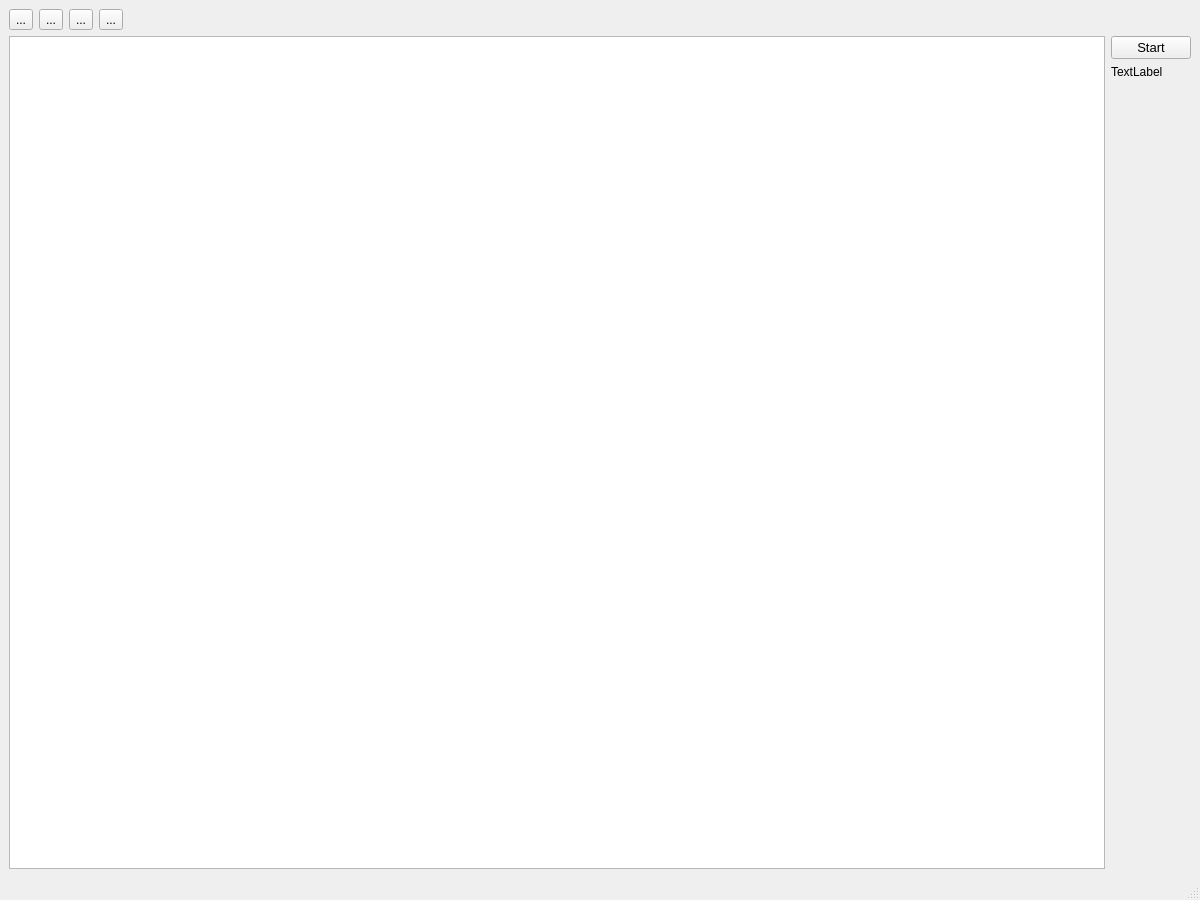
<?xml version="1.0" encoding="UTF-8"?>
<ui version="4.0">
 <class>MainWindow</class>
 <widget class="QMainWindow" name="MainWindow">
  <property name="geometry">
   <rect>
    <x>0</x>
    <y>0</y>
    <width>1200</width>
    <height>900</height>
   </rect>
  </property>
  <property name="sizePolicy">
   <sizepolicy hsizetype="Fixed" vsizetype="Fixed">
    <horstretch>0</horstretch>
    <verstretch>0</verstretch>
   </sizepolicy>
  </property>
  <property name="minimumSize">
   <size>
    <width>0</width>
    <height>0</height>
   </size>
  </property>
  <property name="windowTitle">
   <string>MainWindow</string>
  </property>
  <widget class="QWidget" name="centralwidget">
   <layout class="QVBoxLayout" name="verticalLayout_2">
    <item>
     <layout class="QHBoxLayout" name="horizontalLayout" stretch="0,0,0,0,0">
      <property name="spacing">
       <number>6</number>
      </property>
      <property name="sizeConstraint">
       <enum>QLayout::SetDefaultConstraint</enum>
      </property>
      <property name="rightMargin">
       <number>0</number>
      </property>
      <item>
       <widget class="QToolButton" name="wallButton">
        <property name="text">
         <string>...</string>
        </property>
        <property name="icon">
         <iconset resource="resource.qrc">
          <normaloff>:/img/img/wall.png</normaloff>:/img/img/wall.png</iconset>
        </property>
        <property name="iconSize">
         <size>
          <width>32</width>
          <height>32</height>
         </size>
        </property>
        <property name="checkable">
         <bool>false</bool>
        </property>
        <property name="checked">
         <bool>false</bool>
        </property>
       </widget>
      </item>
      <item>
       <widget class="QToolButton" name="flagButton">
        <property name="text">
         <string>...</string>
        </property>
        <property name="icon">
         <iconset resource="resource.qrc">
          <normaloff>:/img/img/flag.png</normaloff>:/img/img/flag.png</iconset>
        </property>
        <property name="iconSize">
         <size>
          <width>32</width>
          <height>32</height>
         </size>
        </property>
       </widget>
      </item>
      <item>
       <widget class="QToolButton" name="cancelButton">
        <property name="text">
         <string>...</string>
        </property>
        <property name="icon">
         <iconset resource="resource.qrc">
          <normaloff>:/img/img/cancel.png</normaloff>:/img/img/cancel.png</iconset>
        </property>
        <property name="iconSize">
         <size>
          <width>32</width>
          <height>32</height>
         </size>
        </property>
        <property name="checkable">
         <bool>false</bool>
        </property>
       </widget>
      </item>
      <item>
       <widget class="QToolButton" name="calibrButton">
        <property name="text">
         <string>...</string>
        </property>
        <property name="icon">
         <iconset resource="resource.qrc">
          <normaloff>:/img/img/calibr.png</normaloff>:/img/img/calibr.png</iconset>
        </property>
        <property name="iconSize">
         <size>
          <width>32</width>
          <height>32</height>
         </size>
        </property>
       </widget>
      </item>
      <item>
       <spacer name="horizontalSpacer">
        <property name="orientation">
         <enum>Qt::Horizontal</enum>
        </property>
        <property name="sizeHint" stdset="0">
         <size>
          <width>40</width>
          <height>20</height>
         </size>
        </property>
       </spacer>
      </item>
     </layout>
    </item>
    <item>
     <layout class="QHBoxLayout" name="horizontalLayout_2">
      <item>
       <widget class="QGraphicsView" name="graphicsView"/>
      </item>
      <item>
       <layout class="QVBoxLayout" name="verticalLayout">
        <item>
         <widget class="QPushButton" name="startButton">
          <property name="font">
           <font>
            <pointsize>10</pointsize>
           </font>
          </property>
          <property name="text">
           <string>Start</string>
          </property>
         </widget>
        </item>
        <item>
         <widget class="QLabel" name="label">
          <property name="text">
           <string>TextLabel</string>
          </property>
         </widget>
        </item>
        <item>
         <spacer name="verticalSpacer">
          <property name="orientation">
           <enum>Qt::Vertical</enum>
          </property>
          <property name="sizeHint" stdset="0">
           <size>
            <width>20</width>
            <height>40</height>
           </size>
          </property>
         </spacer>
        </item>
       </layout>
      </item>
     </layout>
    </item>
   </layout>
  </widget>
  <widget class="QMenuBar" name="menubar">
   <property name="geometry">
    <rect>
     <x>0</x>
     <y>0</y>
     <width>1200</width>
     <height>21</height>
    </rect>
   </property>
  </widget>
  <widget class="QStatusBar" name="statusbar"/>
 </widget>
 <resources>
  <include location="resource.qrc"/>
 </resources>
 <connections/>
</ui>
